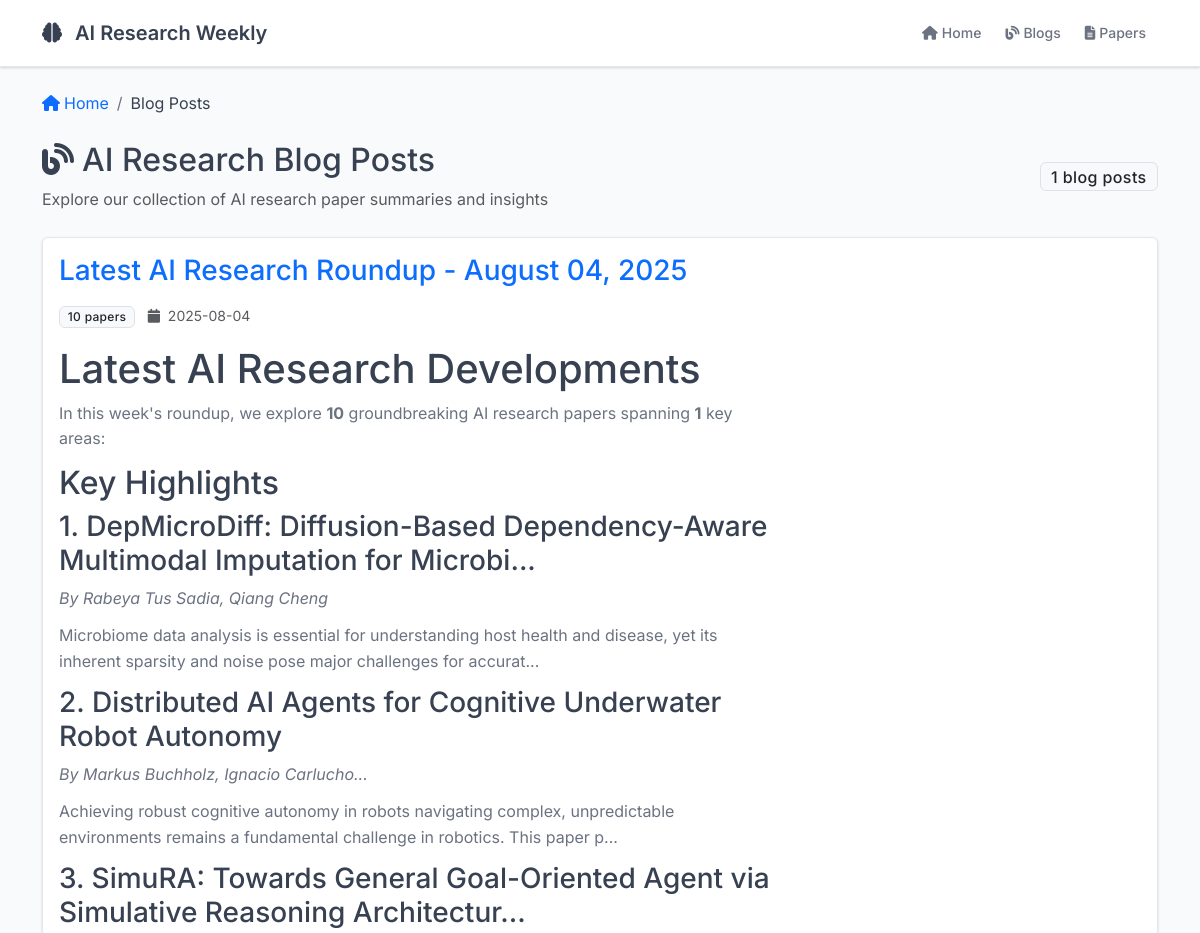
Before: /blog (upper part) with the older database file.
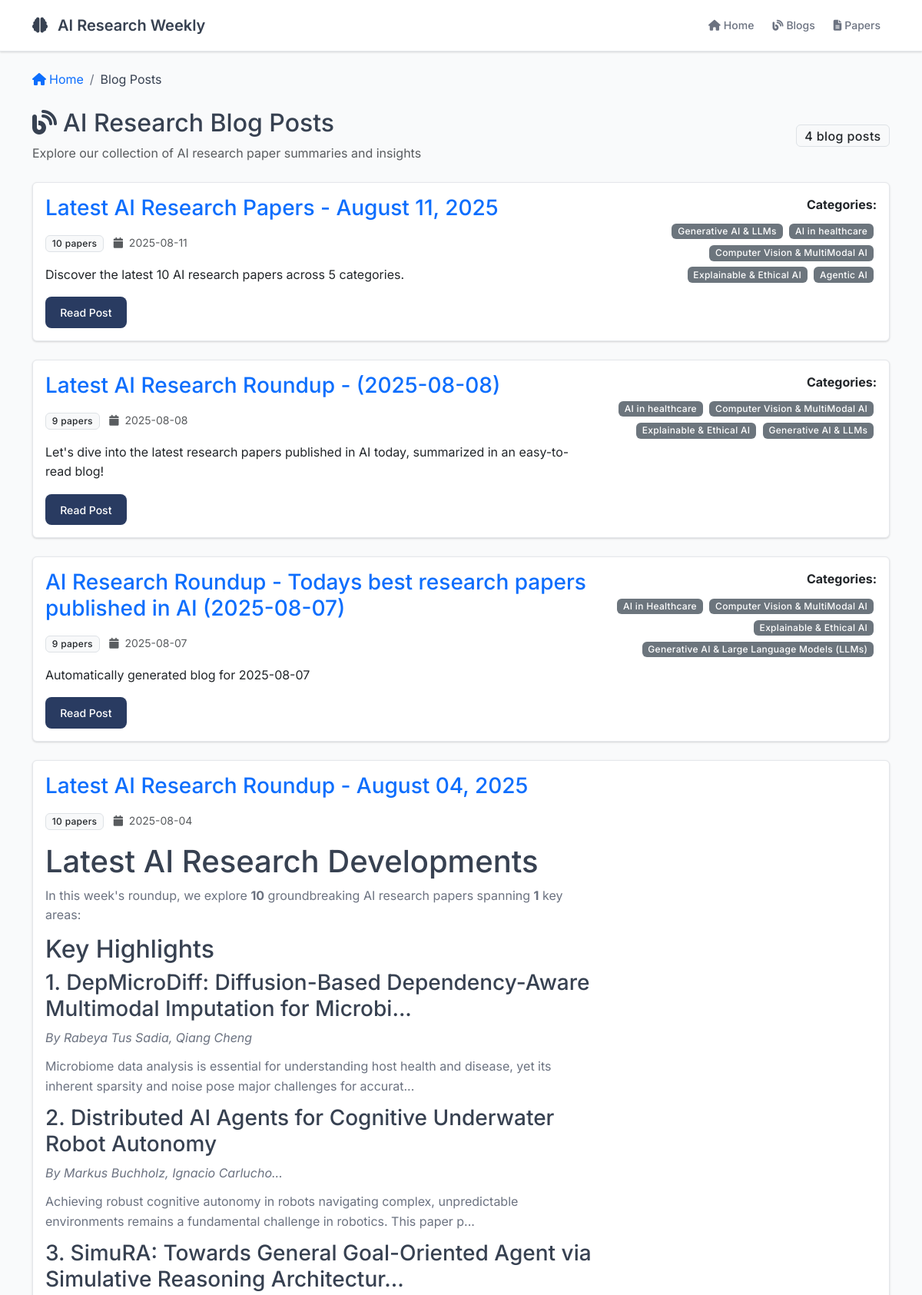
After: the same page with the newer database file.
### tables this page shows
CREATE TABLE blogs (
                id INTEGER PRIMARY KEY AUTOINCREMENT,
                title TEXT NOT NULL,
                content TEXT NOT NULL,
                summary TEXT NOT NULL,
                paper_count INTEGER NOT NULL,
                categories TEXT,
                published_date TEXT NOT NULL,
                created_at TIMESTAMP DEFAULT CURRENT_TIMESTAMP
            );

### src/web_app.py (the view)
@app.route('/blog')
def blog_list():
    blogs = db.get_all_blogs()
    for blog in blogs:
        paper_ids = blog.get('paper_ids', [])
        if paper_ids:
            preview_papers = db.get_papers_by_arxiv_ids(paper_ids[:3])
            blog['preview_papers'] = preview_papers
    return render_template('blog_list.html', blogs=blogs)

### src/database.py (called while the page is built)
    def get_all_blogs(self) -> List[Dict]:
        conn = sqlite3.connect(self.db_path)
        cursor = conn.cursor()
        cursor.execute('''
            SELECT id, title, summary, paper_count, categories, published_date, created_at, paper_ids
            FROM blogs
            ORDER BY created_at DESC
        ''')
        blogs = []
        for row in cursor.fetchall():
            blogs.append({
                'id': row[0],
                'title': row[1],
                'summary': row[2],
                'paper_count': row[3],
                'categories': row[4],
                'published_date': row[5],
                'created_at': row[6],
                'paper_ids': json.loads(row[7]) if row[7] else []
            })
        conn.close()
        return blogs

### templates/blog_list.html (shortened to what this page needs)
{% extends "base.html" %}
{% block content %}
<div class="container mt-4">
    <nav aria-label="breadcrumb" class="mb-4">
        <ol class="breadcrumb">
            <li class="breadcrumb-item">
                <a href="{{ url_for('index') }}" class="text-decoration-none">
                    <i class="fas fa-home me-1"></i>Home
                </a>
            </li>
            <li class="breadcrumb-item active" aria-current="page">Blog Posts</li>
        </ol>
    </nav>
    <div class="row mb-4">
        <div class="col-12">
            <div class="d-flex justify-content-between align-items-center">
                <div>
                    <h1 class="h2 mb-2">
                        <i class="fas fa-blog me-2"></i>AI Research Blog Posts
                    </h1>
                    <p class="text-muted mb-0">
                        Explore our collection of AI research paper summaries and insights
                    </p>
                </div>
                <div class="text-end">
                    <span class="badge bg-light text-dark border fs-6">{{ blogs|length }} blog posts</span>
                </div>
            </div>
        </div>
    </div>
    {% if blogs %}
    <div class="row g-4">
        {% for blog in blogs %}
        <div class="col-12">
            <div class="card">
                <div class="card-body">
                    <div class="row">
                        <div class="col-md-8">
                            <h3 class="card-title mb-3">
                                <a href="{{ url_for('blog_detail', blog_id=blog.id) }}" class="text-decoration-none">
                                    {{ blog.title }}
                                </a>
                            </h3>
                            <div class="mb-3">
                                <span class="badge bg-light text-dark border me-2">{{ blog.paper_count }} papers</span>
                                <small class="text-muted">
                                    <i class="fas fa-calendar me-1"></i>
                                    {{ blog.published_date }}
                                </small>
                            </div>
                            <div class="blog-summary mb-3">
                                {{ blog.summary | safe }}
                            </div>
                            <div class="d-flex gap-2">
                                <a href="{{ url_for('blog_detail', blog_id=blog.id) }}"
                                   class="btn btn-blog btn-sm">
                                    Read Post
                                </a>
                            </div>
                        </div>
                        <div class="col-md-4">
                            <div class="text-md-end">
                                {% if blog.categories %}
                                <div class="mb-3">
                                    <strong>Categories:</strong>
                                    <div class="mt-2">
                                        {% for category in blog.categories.split(',') %}
                                        <span class="badge bg-secondary me-1 mb-1">{{ category.strip() }}</span>
                                        {% endfor %}
                                    </div>
                                </div>
                                {% endif %}
                            </div>
                        </div>
                    </div>
                </div>
            </div>
        </div>
        {% endfor %}
    </div>
    {% endif %}
</div>
{% endblock %}

Changed rows visible on the page:
added blogs: title "Latest AI Research Papers - August 11, 2025", paper_count "10", published_date "2025-08-11", summary "Discover the latest 10 AI research papers across 5 categories.", strip "Generative AI & LLMs" "AI in healthcare" "Computer Vision & MultiModal AI" "Explainable & Ethical AI" "Agentic AI"
added blogs: title "Latest AI Research Roundup - (2025-08-08)", paper_count "9", published_date "2025-08-08", summary "Let's dive into the latest research papers published in AI today, summarized in an easy-to-read blog!", strip "AI in healthcare" "Computer Vision & MultiModal AI" "Explainable & Ethical AI" "Generative AI & LLMs"
added blogs: title "AI Research Roundup - Todays best research papers published in AI (2025-08-07)", paper_count "9", published_date "2025-08-07", summary "Automatically generated blog for 2025-08-07", strip "AI in Healthcare" "Computer Vision & MultiModal AI" "Explainable & Ethical AI" "Generative AI & Large Language Models (LLMs)"
Other visible differences:
{{ blogs|length }}: "1" → "4"
